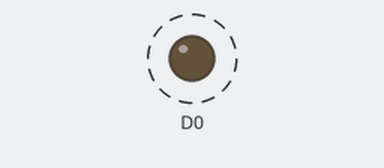
This sketch was run on a simulated ESP8266 (NodeMCU). On the bench: output pins drawn as LEDs (lit = HIGH). Dashed ring = blinking. What the sketch prints to the serial monitor is not drawn.

Above: at 0.2 s.
Timing chart, 0 to 3.0 s (numbered marks = the images above):
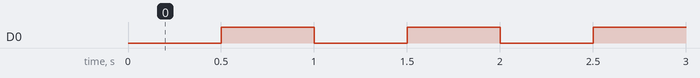

Measured:
- by itself, D0: alternates HIGH for 0.50 s and LOW for 0.50 s

The sketch:

Blinky.ino
```cpp
#include<ESP8266WiFi.h>

void setup() {
  Serial.begin(9600);
  pinMode(D0,OUTPUT);
  Serial.println("Started");
}

void loop() {
  digitalWrite(D0,LOW);
  delay(500);
  digitalWrite(D0,HIGH);
  delay(500);
}
```
